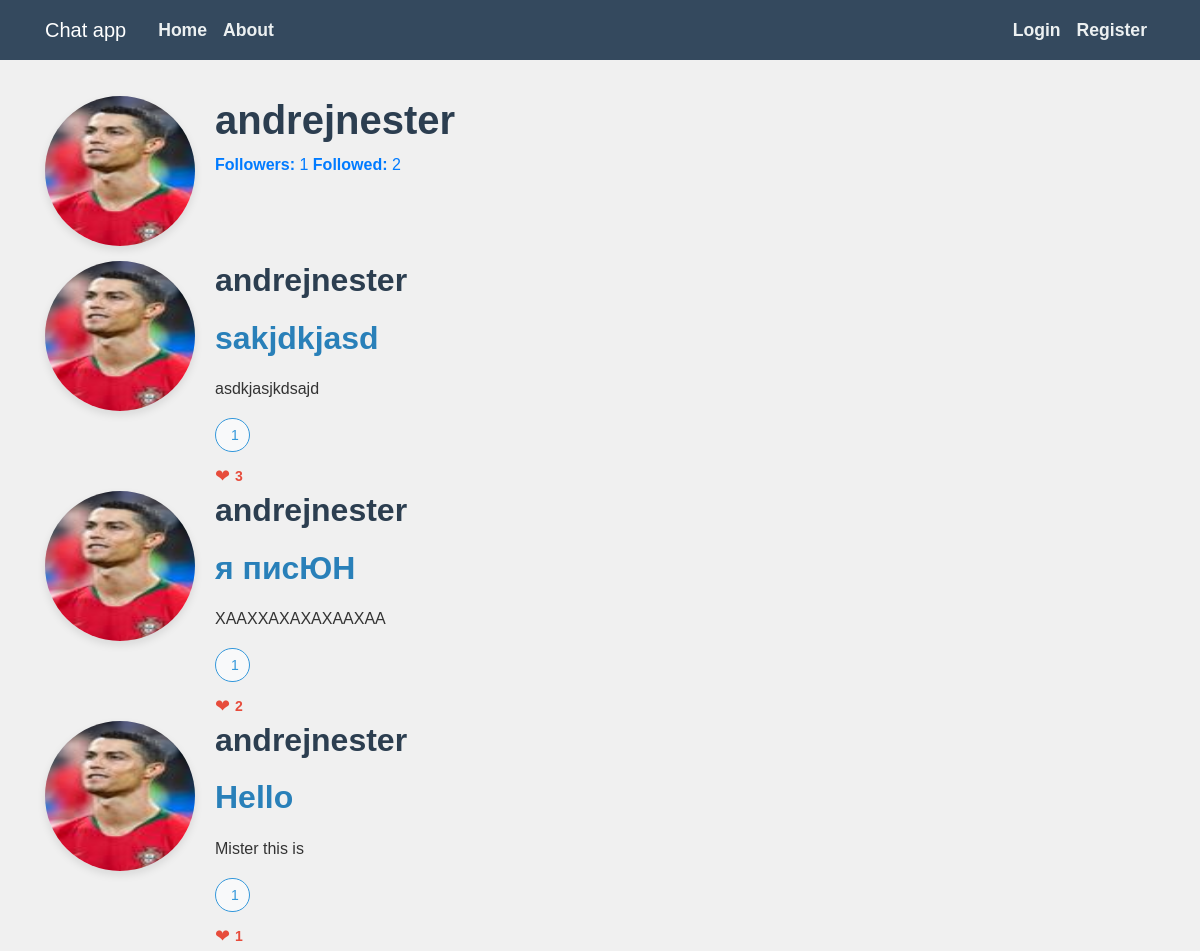
The app's page /user_info/andrejnester, older data.
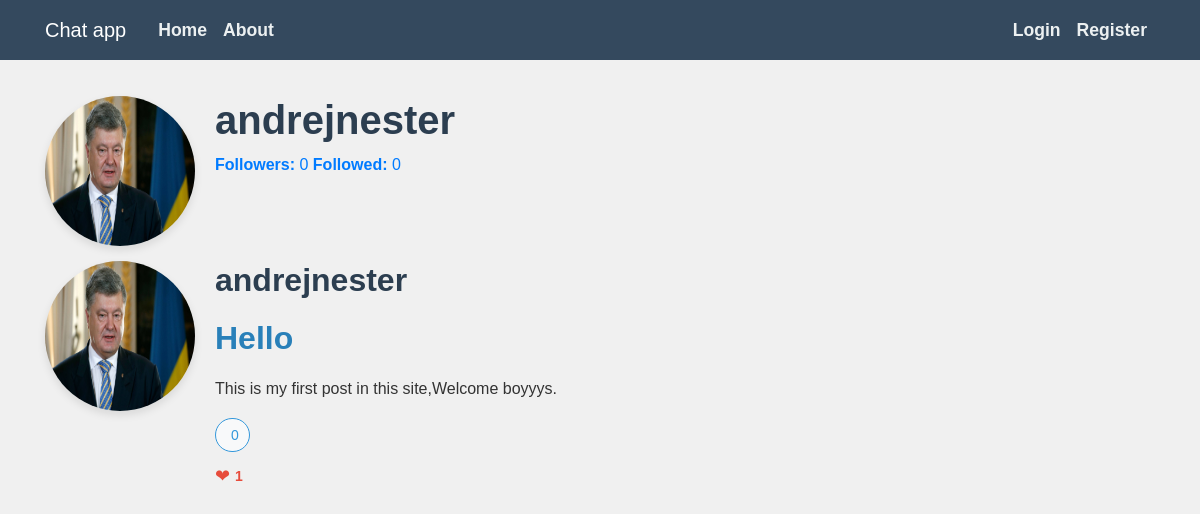
The same page, newer data.
### flaskblog/models.py (models this page shows, shortened)
class User(db.Model, UserMixin):
    id = db.Column(db.Integer, primary_key=True)
    username = db.Column(db.String(20), unique=True, nullable=False)
    email = db.Column(db.String(120), unique=True, nullable=False)
    image_file = db.Column(db.String(20), nullable=False, default='default.jpg')
    password = db.Column(db.String(60), nullable=False)
    posts = db.relationship('Post', backref='author', lazy=True)
    followed = db.relationship('Follow', foreign_keys='Follow.follower_id',
                               back_populates='follower', lazy='dynamic',
                               cascade='all, delete-orphan')
    followers = db.relationship('Follow', foreign_keys='Follow.followed_id',
                                back_populates='followed', lazy='dynamic',
                                cascade='all, delete-orphan')
    sent_messages = db.relationship('Message', foreign_keys='Message.sender_id',
                                    back_populates='sender', lazy=True)
    received_messages = db.relationship('Message', foreign_keys='Message.recipient_id',
                                        back_populates='recipient', lazy=True)
    groups=db.relationship('Group', secondary='user_groups', back_populates='members')

class Post(db.Model):
    id = db.Column(db.Integer, primary_key=True)
    title = db.Column(db.String(100), nullable=False)
    date_posted = db.Column(db.DateTime, nullable=False, default=datetime.utcnow)
    content = db.Column(db.Text, nullable=False)
    user_id = db.Column(db.Integer, db.ForeignKey('user.id'), nullable=False)
    comments = db.relationship('Comment', backref='post', lazy='dynamic')
    post_likes = db.relationship('Like', back_populates='post', lazy='dynamic')

### flaskblog/routes.py (the view)
@app.route("/user_info/<username>")
def user_info(username):
    user = User.query.filter_by(username=username).first_or_404()
    page = request.args.get('page', 1, type=int)
    posts = Post.query.filter_by(author=user).order_by(Post.date_posted.desc()).paginate(page=page, per_page=5)
    return render_template('user_info.html', user=user, posts=posts)

### flaskblog/templates/user_info.html (shortened to what this page needs)
{% extends "base.html" %}
{% block content %}
<div class="contain">
  <div class="user-info-section">
    <div class="media">
      <img class="rounded-circle account-img" src="{{ url_for('static', filename='pictures/' + user.image_file) }}" alt="Profile Image">
      <div class="media-body">
        <h2 class="account-heading">{{ user.username }}</h2>
        <a href="{{ url_for('followers',username=user.username) }}"><strong>Followers:</strong> {{ user.followers.count() }}</a>
        <a href="{{ url_for('followed',username=user.username) }}"><strong>Followed:</strong> {{ user.followed.count() }}</a>
      </div>
    </div>
  </div>
  <div class="user-posts-section">
    {% for post in posts %}
    <div class="post-card">
      <div class="media">
        <img class="rounded-circle account-img" src="{{ url_for('static', filename='pictures/' + post.author.image_file) }}" alt="Profile Image">
        <div class="media-body">
          <h2 class="post-author">{{ post.author.username }}</h2>
          <h2><a class="article-title" href="{{ url_for('post', post_id=post.id) }}">{{ post.title }}</a></h2>
          <p class="post-content">{{ post.content }}</p>
          <button class="comment-button">
             {{ post.comments.count() }}
          </button>
          <div class="likes-container">
            <span class="like-icon">&#10084;</span>
            <a href="{{ url_for('post_likes', post_id=post.id) }}" class="likes-count">{{ post.post_likes.count() }}</a>
          </div>
        </div>
      </div>
    </div>
    {% endfor %}
  </div>
</div>
{% endblock %}

### flaskblog/templates/base.html (shortened to what this page needs)
<!DOCTYPE html>
<html lang="en">
<head>
    <link rel="stylesheet" href="https://cdn.jsdelivr.net/npm/bootstrap@4.0.0/dist/css/bootstrap.min.css">
    <link rel="stylesheet" href="{{ url_for('static', filename='main.css') }}">
  </head>
<body>
<header class="site-header">
    <nav class="navbar navbar-expand-md navbar-dark bg-steel fixed-top">
        <div class="container">
            <a class="navbar-brand mr-4" href="/">Chat app</a>
            <div class="collapse navbar-collapse" id="navbarToggle">
                <div class="navbar-nav mr-auto">
                    <a class="nav-item nav-link" href="{{ url_for('home') }}">Home</a>
                    <a class="nav-item nav-link" href="{{ url_for('about') }}">About</a>
                </div>
                <div class="navbar-nav">
                    {% if current_user.is_authenticated %}
                        <a class="nav-item nav-link" href="{{ url_for('search') }}">Search bobrs</a>
                        <a class="nav-item nav-link" href="{{ url_for('create_post') }}">Create post</a>
                        <a class="nav-item nav-link" href="{{ url_for('account') }}">Account</a>
                        <a class="nav-item nav-link" href="{{ url_for('logout') }}">Logout</a>
                        <a class="nav-item nav-link" href="{{ url_for('chats',username=current_user.username) }}">Chats</a>
                        <a class="nav-item nav-link" href="{{ url_for('games',username=current_user.username) }}">Games</a>
                    {% else %}
                        <a class="nav-item nav-link" href="{{ url_for('login') }}">Login</a>
                        <a class="nav-item nav-link" href="{{ url_for('register') }}">Register</a>
                    {% endif %}
                </div>
            </div>
        </div>
    </nav>
</header>
<main role="main" class="container">
    <div class="row">
        <div class="col-md-8">
            {% block content %}{% endblock %}
        </div>
        <div class="col-md-4">
        </div>
    </div>
</main>
</body>
</html>

### flaskblog/static/main.css (style rules this page uses)
body { background: #f0f0f0; color: #333; margin-top: 6rem; font-family: 'Arial', sans-serif; line-height: 1.6; }
h1, h2, h3, h4, h5, h6 { color: #2c3e50; margin-bottom: 1.2rem; font-weight: 700; }
.bg-steel { background-color: #34495e; }
.site-header .navbar-nav .nav-link { color: #ecf0f1; font-weight: 600; font-size: 1.1rem; transition: color 0.3s ease; }
.article-title { color: #2980b9; font-size: 2rem; font-weight: 600; }
.account-img { height: 150px; width: 150px; margin-right: 20px; margin-bottom: 15px; border-radius: 50%; box-shadow: 0 4px 8px rgba(0, 0, 0, 0.1); }
.account-heading { font-size: 2.5rem; color: #2c3e50; margin-bottom: 0.5rem; }
button, input[type="submit"] { background-color: #3498db; color: #ffffff; border: none; border-radius: 5px; padding: 10px 20px; font-size: 1rem; cursor: pointer; transition: background-color 0.3s ease; }
.comment-button { background-color: #f8f9fa; border: 1px solid #3498db; color: #3498db; font-size: 14px; padding: 5px 10px; border-radius: 20px; display: flex; align-items: center; cursor: pointer; transition: background-color 0.3s, color 0.3s; }
.likes-container { display: flex; align-items: center; margin-top: 10px; }
.like-icon { font-size: 18px; color: #e74c3c; margin-right: 5px; }
.likes-count { font-size: 14px; color: #e74c3c; font-weight: bold; }

Row changes from the older to the newer data that the page shows:
removed Post: image_file (picture), author.username "andrejnester", title "sakjdkjasd", content "asdkjasjkdsajd", comments.count "1", post_likes.count "3"
removed Post: image_file (picture), author.username "andrejnester", title "я писЮН", content "ХААХХАХАХАХААХАА", comments.count "1", post_likes.count "2"
changed User "andrejnester": image_file: picture removed, a placeholder shows
changed Post "Hello": image_file: picture removed, a placeholder shows; content "Mister this is" → "This is my first post in this site,Welcome boyyys."; comments.count "1" → "0"
Text that changed along with them:
{{ user.followers.count() }}: "1" → "0"
{{ user.followed.count() }}: "2" → "0"
